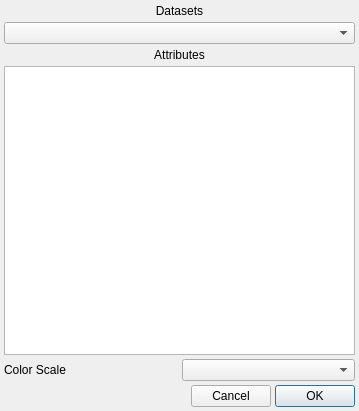
<?xml version="1.0" encoding="UTF-8"?>
<ui version="4.0">
 <class>SubsetFacet</class>
 <widget class="QDialog" name="SubsetFacet">
  <property name="geometry">
   <rect>
    <x>0</x>
    <y>0</y>
    <width>359</width>
    <height>411</height>
   </rect>
  </property>
  <property name="windowTitle">
   <string>Subset Facet</string>
  </property>
  <layout class="QVBoxLayout" name="verticalLayout" stretch="0,0,0,0,0,0">
   <property name="spacing">
    <number>4</number>
   </property>
   <property name="leftMargin">
    <number>4</number>
   </property>
   <property name="topMargin">
    <number>4</number>
   </property>
   <property name="rightMargin">
    <number>4</number>
   </property>
   <property name="bottomMargin">
    <number>4</number>
   </property>
   <item>
    <widget class="QLabel" name="label_5">
     <property name="text">
      <string>Datasets</string>
     </property>
     <property name="alignment">
      <set>Qt::AlignCenter</set>
     </property>
    </widget>
   </item>
   <item>
    <widget class="QComboBox" name="combosel_data">
     <property name="sizeAdjustPolicy">
      <enum>QComboBox::AdjustToMinimumContentsLength</enum>
     </property>
    </widget>
   </item>
   <item>
    <widget class="QLabel" name="label_6">
     <property name="layoutDirection">
      <enum>Qt::LeftToRight</enum>
     </property>
     <property name="text">
      <string>Attributes</string>
     </property>
     <property name="alignment">
      <set>Qt::AlignCenter</set>
     </property>
    </widget>
   </item>
   <item>
    <widget class="QListWidget" name="listsel_att">
     <property name="toolTip">
      <string>The attributes associated with this data set</string>
     </property>
    </widget>
   </item>
   <item>
    <layout class="QHBoxLayout" name="horizontalLayout">
     <item>
      <widget class="QLabel" name="label_2">
       <property name="text">
        <string>Color Scale</string>
       </property>
      </widget>
     </item>
     <item>
      <widget class="QColormapCombo" name="combodata_cmap">
       <property name="sizeAdjustPolicy">
        <enum>QComboBox::AdjustToMinimumContentsLength</enum>
       </property>
      </widget>
     </item>
    </layout>
   </item>
   <item>
    <layout class="QHBoxLayout" name="horizontalLayout_6">
     <item>
      <spacer name="horizontalSpacer">
       <property name="orientation">
        <enum>Qt::Horizontal</enum>
       </property>
       <property name="sizeHint" stdset="0">
        <size>
         <width>40</width>
         <height>20</height>
        </size>
       </property>
      </spacer>
     </item>
     <item>
      <widget class="QPushButton" name="button_cancel">
       <property name="text">
        <string>Cancel</string>
       </property>
      </widget>
     </item>
     <item>
      <widget class="QPushButton" name="button_ok">
       <property name="text">
        <string>OK</string>
       </property>
       <property name="default">
        <bool>true</bool>
       </property>
      </widget>
     </item>
    </layout>
   </item>
  </layout>
 </widget>
 <customwidgets>
  <customwidget>
   <class>QColormapCombo</class>
   <extends>QComboBox</extends>
   <header>glue.utils.qt.colors</header>
  </customwidget>
 </customwidgets>
 <resources/>
 <connections/>
</ui>
